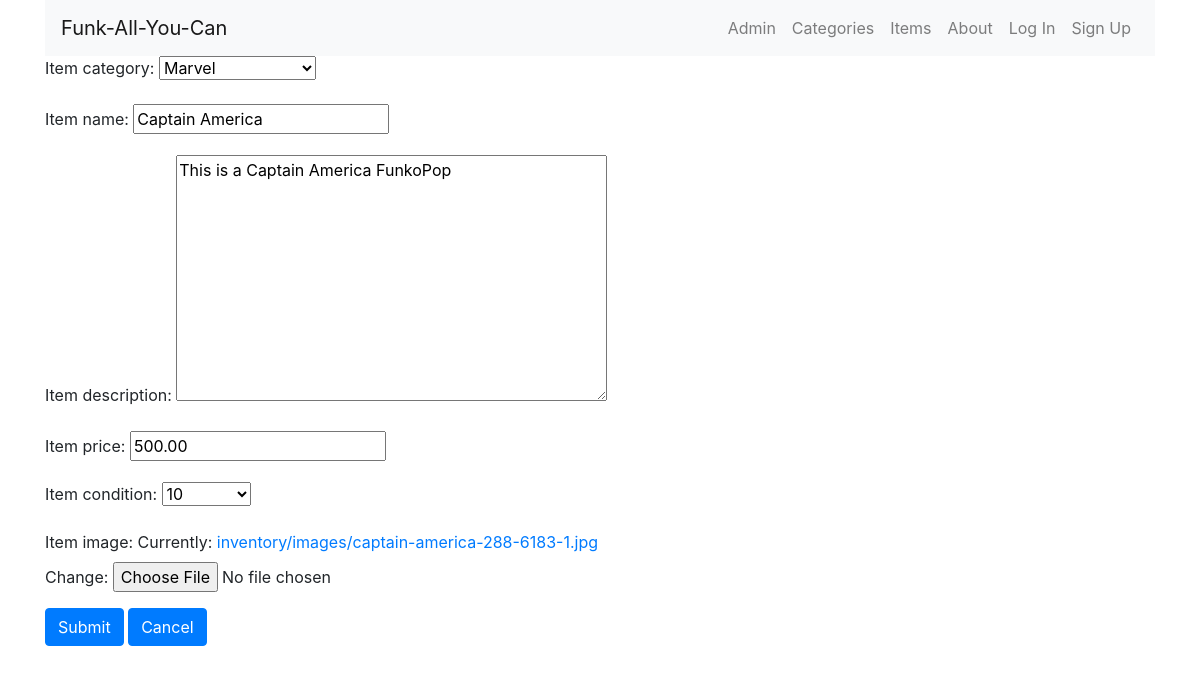
The app's page /inventory/system_tailoring/item/2/ with its own data.
### inventory/models.py (models this page shows, shortened)
class Item(models.Model):
    BOX_CONDITION = (
        (1, '1'),
        (2, '2'),
        (3, '3'),
        (4, '4'),
        (5, '5'),
        (6, '6'),
        (7, '7'),
        (8, '8'),
        (9, '9'),
        (10, '10'),
    )
    item_name = models.CharField(max_length=256)
    item_description = models.TextField()
    item_price = models.DecimalField(max_digits=10, decimal_places=2)
    item_image = models.ImageField(upload_to='inventory/images')
    item_category = models.ForeignKey(Category, related_name='items', on_delete=models.CASCADE)
    item_condition = models.PositiveSmallIntegerField(choices=BOX_CONDITION)
    item_user_dibs = models.ManyToManyField(User, through='UserDibs')

### inventory/views.py (the view)
# urls.py: path('system_tailoring/item/<int:pk>/', views.ItemUpdateView.as_view(), name='update_item'),
class ItemUpdateView(UpdateView):
    model = models.Item
    fields = ('item_category', 'item_name', 'item_description', 'item_price', 'item_condition', 'item_image')

### inventory/models.py (called while the page is built)
    def __str__(self):
        return self.category_name

### templates/inventory/item_form.html (shortened to what this page needs)
<!DOCTYPE html>
{% extends 'base.html' %}
{% block content %}
    <form method="POST" enctype="multipart/form-data">
        {{form.as_p}}
        <input type="submit" class="btn btn-primary" value="Submit">
        <input type="button" class= "btn btn-primary" value="Cancel" onclick="history.back()">
    </form>
{% endblock %}

### records on screen
Item: item_category "Marvel", item_name "Captain America", item_description "This is a Captain America FunkoPop", item_price "500.00", item_condition "10"
